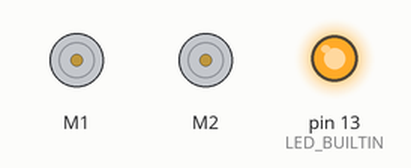
Recording of a sketch running on a simulated Arduino Uno, built for the host (arithmetic inside an expression is 32-bit, double 64-bit). On the bench: 2 × DC motor (green arrow = forward, orange = backward, longer = faster), output pins drawn as LEDs (lit = HIGH).

Above: at 0.2 s.
At 11.0 s:
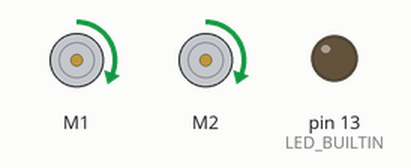
At 22.0 s:
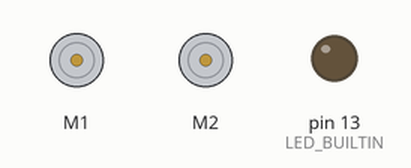
Timing chart, 0 to 41.7 s (numbered marks = the images above):
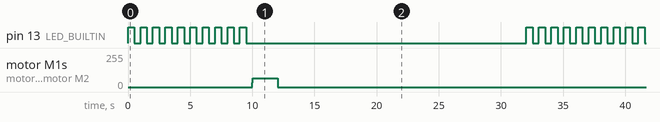

The sketch:

Sergi_v3.ino
```cpp
// (licence header left out)
#include <SabertoothSimplified.h>

SabertoothSimplified ST; // We'll name the Sabertooth object ST.
                         // For how to configure the Sabertooth, see the DIP Switch Wizard for
                         //   http://www.dimensionengineering.com/datasheets/SabertoothDIPWizard/start.htm
                         // Be sure to select Simplified Serial Mode for use with this library.
                         // This sample uses a baud rate of 9600.
                         //
                         // Connections to make:
                         //   Arduino TX->1  ->  Sabertooth S1
                         //   Arduino GND    ->  Sabertooth 0V
                         //   Arduino VIN    ->  Sabertooth 5V (OPTIONAL, if you want the Sabertooth to power the Arduino)
                         //
                         // If you want to use a pin other than TX->1, see the SoftwareSerial example.

void setup()
{
  SabertoothTXPinSerial.begin(9600); // This is the baud rate you chose with the DIP switches.
  // initialize digital pin LED_BUILTIN as an output.
  pinMode(LED_BUILTIN, OUTPUT);
  ST.motor(1, 0);    // Stop. In an emergency,
  ST.motor(2, 0);    // just hit the 'reset' button on the Arduino.
}

void flash( int count)
{
  for(int c=count; c--; c==0){
    digitalWrite(LED_BUILTIN, HIGH);   // turn the LED on (HIGH is the voltage level)
    delay(500);                       // wait for a second
    digitalWrite(LED_BUILTIN, LOW);    // turn the LED off by making the voltage LOW
    delay(500);                       // wait for a second
  }
}

void loop()
{
  flash(10);
  ST.motor(1, 16);  // Go forward at 16.
  ST.motor(2, 16);  // Go forward at 16.
  delay(20);       // Wait 0.002 seconds.
  ST.motor(1, 32);  // Go forward at 32.
  ST.motor(2, 32);  // Go forward at 32.
  delay(2000);       // Wait 2 seconds.

  ST.motor(1, 0);    // Stop.
  ST.motor(2, 0);    // Stop.
  delay(20000);       // Wait 20 seconds.
}
```

Measured:
- by itself, pin 13 (LED_BUILTIN): repeats every 32.0 s: 9 × (LOW 0.50 s, HIGH 0.50 s), LOW 22.5 s, HIGH 0.50 s
- by itself, motor M1, motor M2: repeats every 32.0 s: forward 64/255 2.0 s, stopped 30.0 s, forward 32/255 0.03 s
